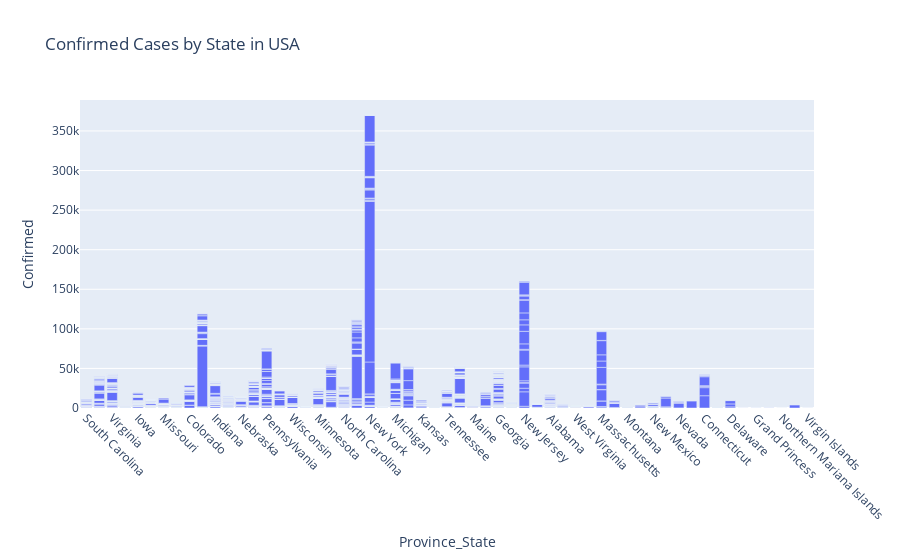

Source (notebook cell):
### Markdown cell above
### Plot Province/State Wise Confirmed cases in USA

### Code cell
fig_confirmed = px.bar(usa_data,                                                                              
                    x='Province_State',                                                                     
                    y='Confirmed',                                                                          
                    title='Confirmed Cases by State in USA') 
                                                                   
fig_confirmed.update_xaxes(tickangle=45)                                                                      
fig_confirmed.show()

### Figure 1 — Plotly figure (JSON) as saved in the notebook; plotly's stock layout.template omitted (floating-point values rounded to 4 significant figures; data arrays with more than 128 entries replaced by an {"elided": "..."} marker saying what was removed)
{"data": [{"alignmentgroup": "True", "hovertemplate": "Province_State=%{x}<br>Confirmed=%{y}<extra></extra>", "legendgroup": "", "marker": {"color": "#636efa", "pattern": {"shape": ""}}, "name": "", "offsetgroup": "", "orientation": "v", "showlegend": false, "textposition": "auto", "type": "bar", "x": {"elided": "3030 str values"}, "xaxis": "x", "y": {"elided": "3030 int values"}, "yaxis": "y"}], "layout": {"barmode": "relative", "legend": {"tracegroupgap": 0}, "title": {"text": "Confirmed Cases by State in USA"}, "xaxis": {"anchor": "y", "domain": [0, 1], "tickangle": 45, "title": {"text": "Province_State"}}, "yaxis": {"anchor": "x", "domain": [0, 1], "title": {"text": "Confirmed"}}}}
